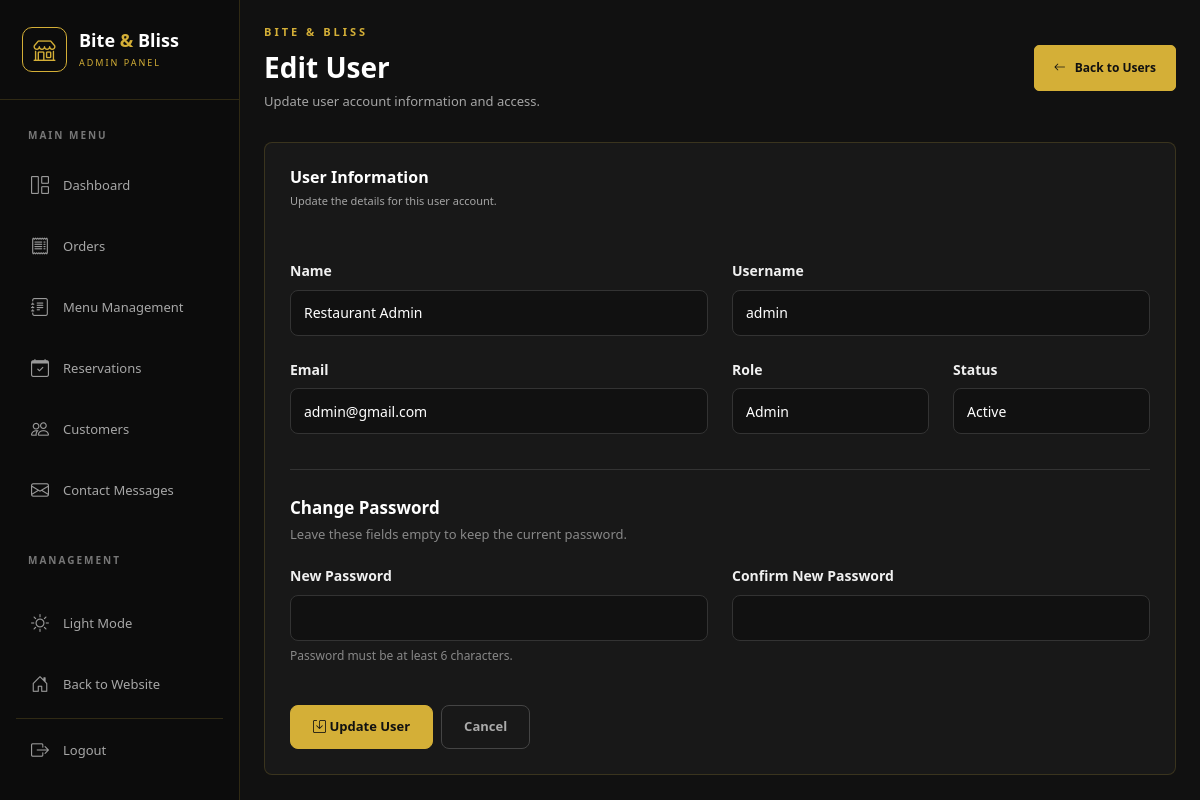
/admin/user_edit.php?id=1 (signed in), run on the app's committed database.
### tables this page shows
CREATE TABLE `users` (
  `id` int(11) NOT NULL,
  `name` varchar(100) NOT NULL,
  `username` varchar(100) NOT NULL,
  `email` varchar(150) NOT NULL,
  `password` varchar(255) NOT NULL,
  `role` enum('user','admin') NOT NULL DEFAULT 'user',
  `status` tinyint(1) NOT NULL DEFAULT 1,
  `created_at` timestamp NOT NULL DEFAULT current_timestamp()
);

### admin/user_edit.php (the view, shortened to what this page needs)
<?php
require_once "../config/database.php";
$id = (int)($_GET["id"] ?? 0);
$stmt = $pdo->prepare("
    SELECT id, name, username, email, role, status
    FROM users
    WHERE id = :id
    LIMIT 1
");
$stmt->execute([
    ":id" => $id
]);
$user = $stmt->fetch();
?>
<!DOCTYPE html>
<html lang="en">
<head>
    <link
        href="https://cdn.jsdelivr.net/npm/bootstrap@5.3.3/dist/css/bootstrap.min.css"
        rel="stylesheet"
    >
    <link
        rel="stylesheet"
        href="https://cdn.jsdelivr.net/npm/bootstrap-icons@1.11.3/font/bootstrap-icons.min.css"
    >
    <link
        rel="stylesheet"
        href="css/admin.css"
    >
</head>
<body>
<div class="admin-layout">
    <?php require_once "includes/sidebar.php"; ?>
    <main class="main-content">
        <div class="container-fluid p-4">
            <div class="page-heading users-page-heading">
                <div>
                    <p class="gold-label">
                        BITE & BLISS
                    </p>
                    <h1>
                        Edit User
                    </h1>
                    <p>
                        Update user account information and access.
                    </p>
                </div>
                <a
                    href="users.php"
                    class="gold-btn"
                >
                    <i class="bi bi-arrow-left"></i>
                    Back to Users
                </a>
            </div>
            <div class="dashboard-card user-form-card">
                <div class="card-header-custom">
                    <div>
                        <h5>
                            User Information
                        </h5>
                        <p>
                            Update the details for this user account.
                        </p>
                    </div>
                </div>
                <form method="POST">
                    <div class="row g-4">
                        <div class="col-md-6">
                            <label class="form-label">
                                Name
                            </label>
                            <input
                                type="text"
                                name="name"
                                class="form-control"
                                value="<?= htmlspecialchars($user["name"]) ?>"
                            >
                        </div>
                        <div class="col-md-6">
                            <label class="form-label">
                                Username
                            </label>
                            <input
                                type="text"
                                name="username"
                                class="form-control"
                                value="<?= htmlspecialchars($user["username"]) ?>"
                            >
                        </div>
                        <div class="col-md-6">
                            <label class="form-label">
                                Email
                            </label>
                            <input
                                type="text"
                                name="email"
                                class="form-control"
                                value="<?= htmlspecialchars($user["email"]) ?>"
                            >
                        </div>
                        <div class="col-md-3">
                            <label class="form-label">
                                Role
                            </label>
                            <select
                                name="role"
                                class="form-select"
                            >
                                <option
                                    value="admin"
                                    <?= $user["role"] === "admin" ? "selected" : "" ?>
                                >
                                    Admin
                                </option>
                            </select>
                        </div>
                        <div class="col-md-3">
                            <label class="form-label">
                                Status
                            </label>
                            <select
                                name="status"
                                class="form-select"
                            >
                                <option
                                    value="1"
                                    <?= (int)$user["status"] === 1 ? "selected" : "" ?>
                                >
                                    Active
                                </option>
                            </select>
                        </div>
                    </div>
                    <div class="user-password-section">
                        <div class="user-section-heading">
                            <h5>
                                Change Password
                            </h5>
                            <p>
                                Leave these fields empty to keep the current password.
                            </p>
                        </div>
                        <div class="row g-4">
                            <div class="col-md-6">
                                <label class="form-label">
                                    New Password
                                </label>
                                <input
                                    type="password"
                                    name="password"
                                    class="form-control"
                                >
                                <div class="form-text">
                                    Password must be at least 6 characters.
                                </div>
                            </div>
                            <div class="col-md-6">
                                <label class="form-label">
                                    Confirm New Password
                                </label>
                                <input
                                    type="password"
                                    name="confirm_password"
                                    class="form-control"
                                >
                            </div>
                        </div>
                    </div>
                    <div class="d-flex gap-2 mt-4 pt-3">
                        <button
                            type="submit"
                            class="btn-submit"
                        >
                            <i class="bi bi-save"></i>
                            Update User
                        </button>
                        <a
                            href="users.php"
                            class="btn-cancel"
                        >
                            Cancel
                        </a>
                    </div>
                </form>
            </div>
        </div>
    </main>
</div>
</body>
</html>

### admin/css/admin.css (style rules this page uses)
:root { --gold: #d4af37; --gold-light: #e8c75a; --gold-dark: #b8941f; --black: #111111; --sidebar: #0c0c0c; --body: #111111; --card: #181818; --white: #ffffff; --muted: #a5a5a5; --border: rgba(212, 175, 55, 0.18); --green: #43b581; --red: #d9534f; }
html { scrollbar-width: thin; scrollbar-color: var(--gold) #111111; }
* { margin: 0; padding: 0; box-sizing: border-box; }
body { background: var(--body); color: var(--white); font-family: "Segoe UI", Arial, sans-serif; overflow-x: hidden; }
a { text-decoration: none; color: inherit; }
button, input, select, textarea { font-family: inherit; }
button { cursor: pointer; }
.admin-layout { display: flex; min-height: 100vh; }
.main-content { width: calc(100% - 270px); margin-left: 270px; min-width: 0; }
.page-heading { display: flex; align-items: center; justify-content: space-between; gap: 20px; margin-bottom: 30px; }
.gold-label { color: var(--gold); letter-spacing: 3px; font-size: 11px; font-weight: 700; margin-bottom: 10px; }
.page-heading h1 { font-size: 28px; font-weight: 700; margin-bottom: 8px; }
.page-heading>div>p:last-child { color: var(--muted); font-size: 13px; margin: 0; }
.gold-btn { background: var(--gold); color: #111111; border: 1px solid var(--gold); padding: 13px 19px; border-radius: 5px; font-size: 12px; font-weight: 700; display: flex; align-items: center; gap: 9px; transition: 0.2s ease; }
.dashboard-card { height: 100%; padding: 25px; background: var(--card); border: 1px solid var(--border); border-radius: 8px; }
.card-header-custom { display: flex; align-items: center; justify-content: space-between; gap: 15px; margin-bottom: 25px; }
.card-header-custom h5 { font-size: 16px; font-weight: 700; margin-bottom: 6px; }
.card-header-custom p { color: var(--muted); font-size: 11px; margin: 0; }
@media (max-width: 1200px) { .main-content { margin-left: 240px; width: calc(100% - 240px); } }
.users-page-heading { margin-bottom: 30px; }
.users-page-heading h1 { margin-bottom: 8px; }
.users-page-heading>div>p:last-child { margin-bottom: 0; }
.user-form-card { max-width: 1000px; overflow: hidden; background: var(--card); }
.user-form-card .card-header-custom { padding-bottom: 22px; }
.user-form-card form { padding: 5px 0 0; }
.user-form-card label.form-label { display: block; color: #f0f0f0 !important; background: transparent !important; opacity: 1 !important; font-size: 14px !important; font-weight: 600 !important; margin-bottom: 9px !important; line-height: 1.4; }
.user-form-card .form-control, .user-form-card .form-select { min-height: 46px; background: #111111 !important; color: #ffffff !important; border: 1px solid #333333; border-radius: 8px; padding: 10px 13px; font-size: 14px; box-shadow: none; transition: all 0.2s ease; }
.user-form-card .form-control::placeholder { color: #666666; }
.user-form-card .form-select option { background: #181818; color: #ffffff; }
.user-form-card .form-text { color: #888888 !important; font-size: 12px; margin-top: 6px; }
.user-form-card .btn-submit { min-height: 44px; padding: 10px 22px; border: 1px solid var(--gold); border-radius: 8px; background: var(--gold); color: #111111; font-size: 13px; font-weight: 700; transition: all 0.2s ease; }
.user-form-card .btn-cancel { min-height: 44px; padding: 10px 22px; border: 1px solid #444444; border-radius: 8px; background: transparent; color: #aaaaaa; font-size: 13px; font-weight: 600; text-decoration: none; display: inline-flex; align-items: center; justify-content: center; transition: all 0.2s ease; }
.user-password-section { margin-top: 35px; padding-top: 28px; border-top: 1px solid #333333; }
.user-section-heading { margin-bottom: 22px; }
.user-section-heading h5 { margin-bottom: 6px; color: #ffffff; font-size: 17px; font-weight: 600; }
.user-section-heading p { margin-bottom: 0; color: #888888; font-size: 13px; }

### data on the page
users: name "Restaurant Admin", username "admin", email "admin@gmail.com", role "Admin", status "Active"
